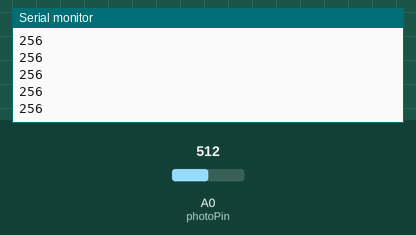
Simulated run of this sketch. Board: Arduino Uno, built with avr-gcc and run on an emulated ATmega328P. Parts: the last lines printed to the serial monitor. Inputs (shaded band) come from the test bench; at power-on: A0 (photoPin) = 512.

Above: at 1.2 s.
1.3 s: A0 (photoPin) set to 716
At 1.32 s:
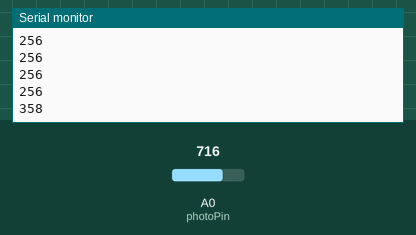
2.8 s: A0 (photoPin) set to 900
At 2.83 s:
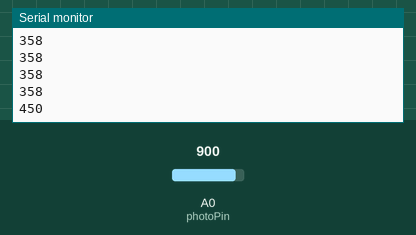
Timing chart, 0 to 5.8 s (numbered marks = the images above; inputs shaded):
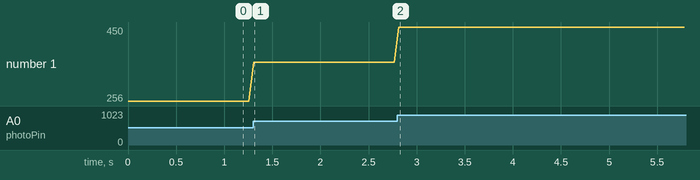

Measured:
- after the input at 1.3 s, the serial monitor: prints a new line at once (image 1)
- after the input at 2.8 s, the serial monitor: prints a new line at once (image 2)
- plotted number 1: 256 → 358 after the input at 1.3 s, 358 → 450 after the input at 2.8 s

The sketch:

Tuintendo.ino
```cpp
#include <SoftwareSerial.h>

/*
 * Resistive Sensor Input
 * Takes the input from a resistive sensor, e.g., FSR or photocell
 * Dims the LED accordingly, and sends the value (0-255) to the serial port
 */

int photoPin = 0;
int forcePin = 1;  // select the input pin for the sensor
int ledPin = 11;    // select the output pin for the LED
int photoval = 0;
int forceval = 0;        // variable to store the value coming from the sensor
//SoftwareSerial forceSerial(0,1);

void setup() {
  Serial.begin(9600);
//  forceSerial.begin(14400);
}

void loop() {
  photoval = analogRead(photoPin);
//  forceval = analogRead(forcePin); // read the value from the sensor, 0-1023
//  analogWrite(ledPin, val/4);  // analogWrite (dimming the LED) can be between 0-255
  Serial.println(photoval/2);       // writing the value to the PC via serial connection
//  forceSerial.println(forceval/4);
  delay(50);                   // rest a little...
}
```
